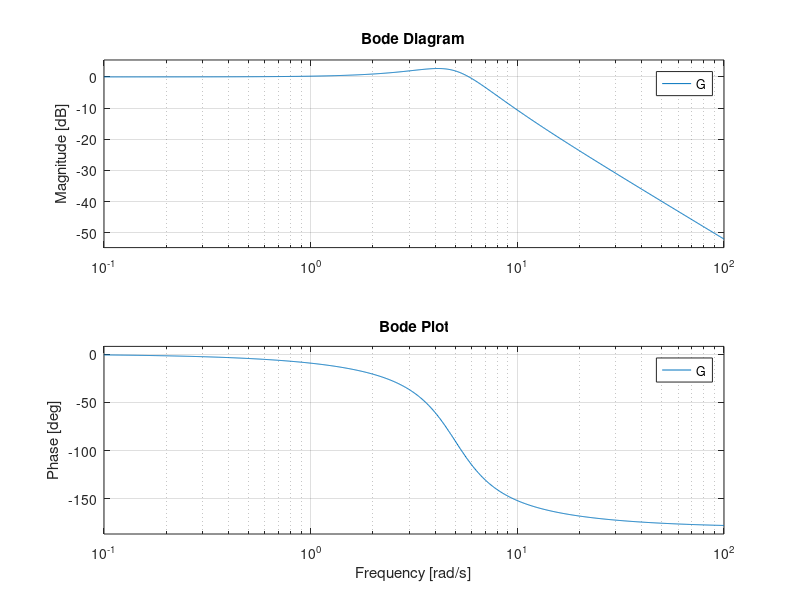
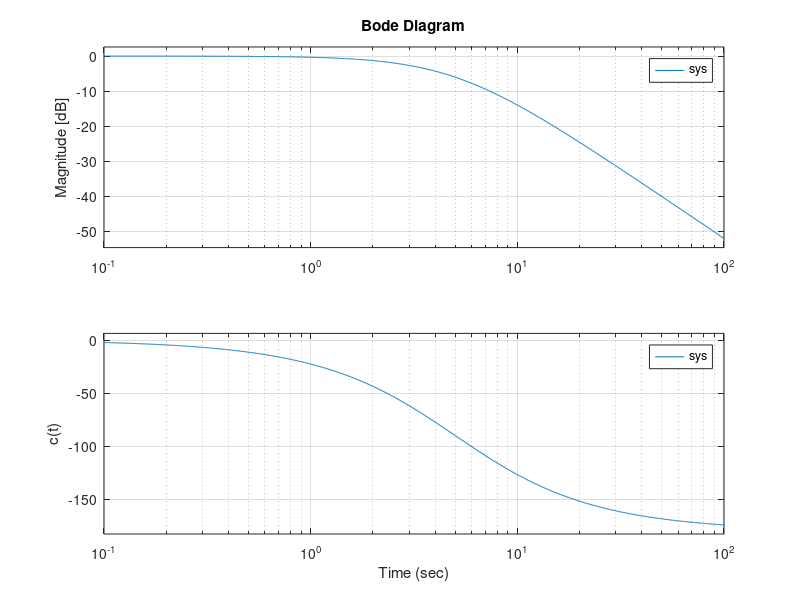

Write the MATLAB code that produced these figures, in order.
clc; clear; close all;
num = 25;
den = [1 4 25];
G = tf(num, den);
bode(G)
grid on
title('Bode Plot')
figure;
hold on;
    
for i = 1:10
        
        num = 25;
        den = [1 i 25];
        
        sys = tf(num,den);
        bode(sys)
end
grid on
xlabel('Time (sec)')    
ylabel('c(t)')
